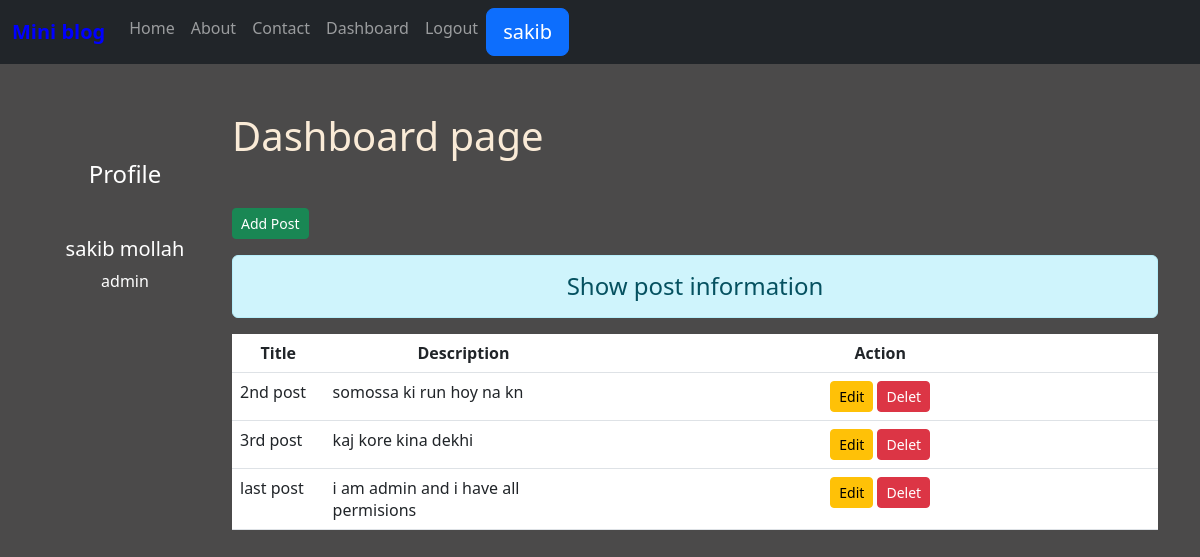
The page /dashboard/ (signed in) on the database its author committed.
### blog/models.py (models this page shows)
class Post(models.Model):
    title=models.CharField(max_length=150)
    desc=models.TextField()

### blog/views.py (the view)
# urls.py: path('dashboard/',views.dashboard,name='dashboard'),
def dashboard(request):
    if   request.user.is_authenticated:
     posts=Post.objects.all()
     user=request.user
     full_name=user.get_full_name()
     gps=user.groups.all()
     return render(request,'dashboard.html',{'post':posts,'full_name':full_name,'group':gps})
    else:
        return HttpResponseRedirect('/login')

### blog/templates/dashboard.html (shortened to what this page needs)
{% extends 'base.html' %}
{% load static %}
{% block side %}
<div class="col-sm-2 text-white my-5 text-center">
    <h4 class="my-5">Profile</h4>
    <h5>{{full_name}}</h5>
    {% for group in group %}
    <p>{{group.name}}</p>
    {% endfor %}
</div>
{% endblock %}
{% block content %}
<div class="col-sm-10">
    <h1 class="test-white my-5">Dashboard page</h1>
    <a href="{% url 'addpost'%}" class="btn btn-success btn-sm">Add Post </a>
    <h4 class="text-center alert alert-info mt-3">
        Show post information
    </h4>
    {% if post %}
    <table class="table table-hover bg-white">
        <thead>
            <tr class="text-center">
                <th scope="col" style="width:10%">Title</th>
                <th scope="col" style="width:30%">Description</th>
                <th scope="col" style="width:215%">Action</th>
            </tr>
        </thead>
        <tbody>
            {% for post in post %}
            <tr>
                <td>{{post.title}}</td>
                <td>{{post.desc}}</td>
                <td class="text-center">
                    <a href="{% url 'update' post.id %}" class="btn btn-warning btn-sm">Edit</a>
                    {% if perms.blog.delete_post %}
                    <form action="{% url 'delete' post.id %}" method="post" class="d-inline">
                        <input type="submit" class="btn btn-danger btn-sm" value="Delet">
                    </form>
                    {% endif %}
                </td>
            </tr>
            {% endfor %}
        </tbody>
    </table>
    {% else %}
    <h4 class="text-center alert alert-warning ">No Posts</h4>
    {% endif %}
    {% endblock %}

### blog/templates/navbar.html (shortened to what this page needs)
<nav class="navbar navbar-expand-lg navbar-dark bg-dark">
    <a class="navbar-brand"   ><b>Mini blog</b></a>
    <div class="collapse navbar-collapse" id="navbarNav">
      <ul class="navbar-nav">
        <li class="nav-item active">
          <a class="nav-link" href="{% url 'home' %}">Home </a>
        </li>
        <li class="nav-item">
          <a class="nav-link" href="{% url 'about' %}">About</a>
        </li>
        <li class="nav-item">
          <a class="nav-link" href="{% url 'contact' %}">Contact</a>
        </li>
        {% if request.user.is_authenticated %}
         <li class="nav-item">
            <a class="nav-link" href="{% url 'dashboard' %}">Dashboard</a>
          </li>
          <li class="nav-item">
            <a class="nav-link" href="{% url 'logout' %}">Logout</a>
          </li>
          <button type="button" class="btn btn-primary btn-lg">{{ user.username }}</button>
       {% endif %}
      </ul>
    </div>
  </nav>

### blog/static/css/style.css (style rules this page uses)
body { background-color: rgb(75,74,74); color: antiquewhite; }
b { color: blue; }

### rows shown on the page
Post: title "2nd post", desc "somossa ki run hoy na kn"
Post: title "3rd post", desc "kaj kore kina dekhi"
Post: title "last post", desc "i am admin and i have all permisions"

### other values the page prints
{{ user.username }} "sakib"
{{ full_name }} "sakib mollah"
{{ group.name }} "admin"
